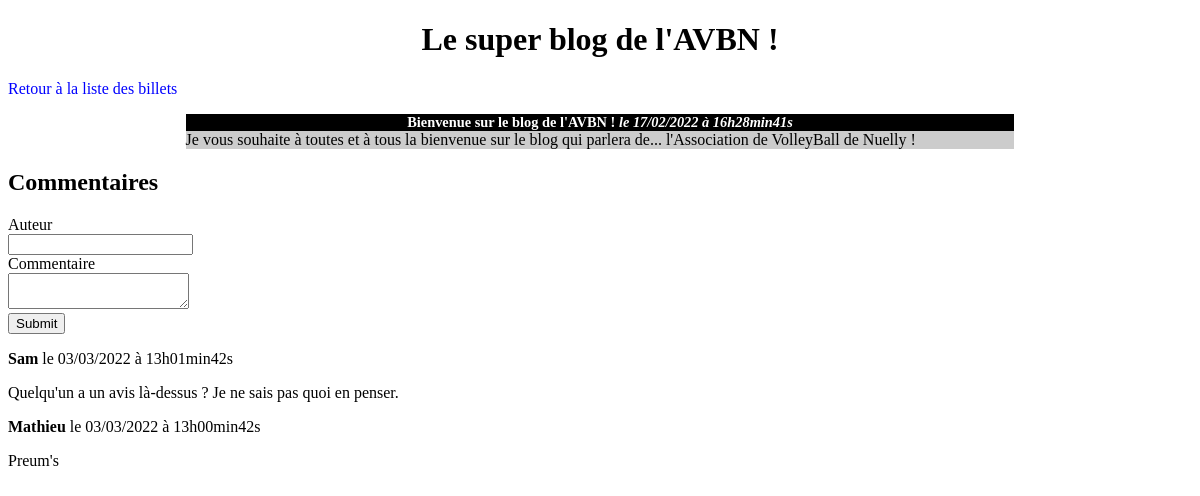
/blog/index.php?action=post&id=1, run on the app's committed database.
### tables this page shows
CREATE TABLE `posts` (
  `id` int(11) NOT NULL,
  `title` varchar(255) NOT NULL,
  `content` text NOT NULL,
  `creation_date` datetime NOT NULL
);

CREATE TABLE `comments` (
    `id` int (11) NOT NULL,
    `post_id` INT (11) NOT NULL,
    `author` varchar(255) NOT NULL,
    `comment` text NOT NULL,
    `comment_date` datetime NOT NULL
);

### blog/src/controllers/post.php (called while the page is built)
<?php
require_once('src/model.php');
require_once('src/model/comment.php');
function post(string $identifier)
{
    $post = getPost($identifier);
    $comments = getComments($identifier);
    require('templates/post.php');
}

### blog/src/model.php (called while the page is built, shortened)
<?php
function getPost($identifier) {
    $database = dbConnect();
    $statement = $database->prepare(
        "SELECT id, title, content, DATE_FORMAT(creation_date, '%d/%m/%Y à %Hh%imin%ss') AS french_creation_date FROM posts WHERE id = ?"
    );
    $statement->execute([$identifier]);
    $row = $statement->fetch();
    $post = [
        'title' => $row['title'],
        'french_creation_date' => $row['french_creation_date'],
        'content' => $row['content'],
        'identifier' => $row['id'],
    ];
    return $post;
}
function dbConnect()
{
    $database = new PDO('mysql:host=localhost;dbname=blog;charset=utf8', 'blog', 'password');
    return $database;
}

### blog/src/model/comment.php (called while the page is built, shortened)
<?php
function getComments(string $post)
{
    $database = commentDbConnect();
    $statement = $database->prepare(
        "SELECT id, author, comment, DATE_FORMAT(comment_date, '%d/%m/%Y à %Hh%imin%ss') AS french_creation_date FROM comments WHERE post_id = ? ORDER BY comment_date DESC"
    );
    $statement->execute([$post]);
    $comments = [];
    while (($row = $statement->fetch())) {
        $comment = [
            'author' => $row['author'],
            'french_creation_date' => $row['french_creation_date'],
            'comment' => $row['comment'],
        ];
        $comments[] = $comment;
    }
    return $comments;
}
function commentDbConnect()
{
    $database = new PDO('mysql:host=localhost;dbname=blog;charset=utf8', 'blog', 'password');
    return $database;
}

### blog/templates/post.php (the view, shortened to what this page needs)
<h1>Le super blog de l'AVBN !</h1>
<p><a href="index.php">Retour à la liste des billets</a></p>
<div class="news">
    <h3>
        <?= htmlspecialchars($post['title']) ?>
        <em>le <?= $post['french_creation_date'] ?></em>
    </h3>
    <p>
        <?= nl2br(htmlspecialchars($post['content'])) ?>
    </p>
</div>
<h2>Commentaires</h2>
<form action="index.php?action=addComment&id=<?= $post['identifier'] ?>" method="post">
   <div>
      <label for="author">Auteur</label><br />
      <input type="text" id="author" name="author" />
   </div>
   <div>
      <label for="comment">Commentaire</label><br />
      <textarea id="comment" name="comment"></textarea>
   </div>
   <div>
      <input type="submit" />
   </div>
</form>
<?php
foreach ($comments as $comment) {
?>
    <p><strong><?= htmlspecialchars($comment['author']) ?></strong> le <?= $comment['french_creation_date'] ?></p>
    <p><?= nl2br(htmlspecialchars($comment['comment'])) ?></p>
<?php
}
?>
<?php $content = ob_get_clean(); ?>
<?php require('layout.php') ?>

### blog/index.php (shortened to what this page needs)
<?php
require_once('src/controllers/add_comment.php');
require_once('src/controllers/homepage.php');
require_once('src/controllers/post.php');
try {
    if (isset($_GET['action']) && $_GET['action'] !== '') {
        if ($_GET['action'] === 'post') {
            if (isset($_GET['id']) && $_GET['id'] > 0) {
                $identifier = $_GET['id'];
                post($identifier);
            } else {
                throw new Exception('Aucun identifiant de billet envoyé');
            }
        } else {
            throw new Exception("La page que vous recherchez n'existe pas.");
        }
    } else {
        homepage();
    }
} catch (Exception $e) {
    $errorMessage = $e->getMessage();
    require('templates/error.php');
}

### blog/templates/layout.php (shortened to what this page needs)
<!DOCTYPE html>
<html>
    <head>
        <link href="style.css" rel="stylesheet" />
    </head>
    <body>
        <?= $content ?>
    </body>
</html>

### blog/style.css (style rules this page uses)
h1, h3 { text-align:center; }
h3 { background-color:black; color:white; font-size:0.9em; margin-bottom:0px; }
.news p { background-color:#CCCCCC; margin-top:0px; }
.news { width:70%; margin:auto; }
a { text-decoration: none; color: blue; }

### data on the page
posts: title "Bienvenue sur le blog de l'AVBN !", content "Je vous souhaite à toutes et à tous la bienvenue sur le blog qui parlera de... l'Association de VolleyBall de Nuelly !"
comments: author "Sam", french_creation_date "03/03/2022 à 13h01min42s", comment "Quelqu'un a un avis là-dessus ? Je ne sais pas quoi en penser."
comments: author "Mathieu", french_creation_date "03/03/2022 à 13h00min42s", comment "Preum's"

### other printed values
$post['french_creation_date'] "17/02/2022 à 16h28min41s"
